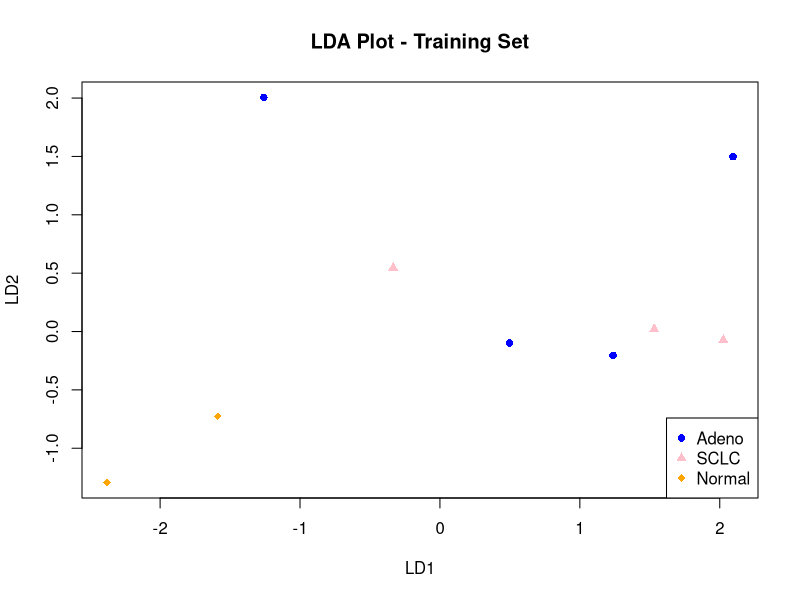
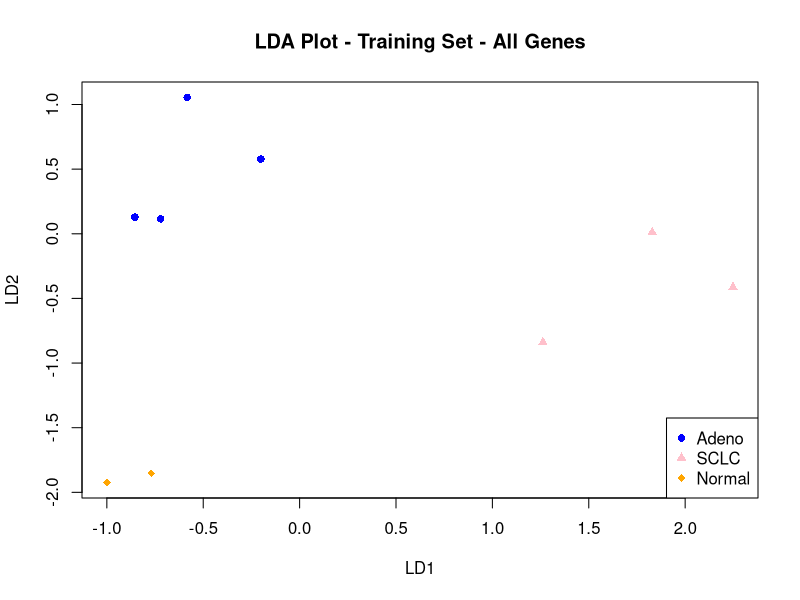

These figures' R source, in order:
# Import data
dat <- read.table("lung_cancer.txt", header = T, row.names = 1)


# Load MASS Library and bind class names
library(MASS)
names <- colnames(dat)
dat <- data.frame(names, t(dat))
print(dim(dat))


# Create 2 different data sets
training <- rbind(dat[1:6, ], dat[11:16, ], dat[20:22, ])
test <- dat[ !(rownames(dat) %in% rownames(training)), ]
newtest.names <- test$names
test.names <- factor(gsub('[[:digit:]]+', '', newtest.names))
test$names <- NULL


# Run a classifier
newtraining.names <- training$names
train.names <- factor(gsub('[[:digit:]]+', '', newtraining.names))
training$names <- NULL
train.lda.2 <- lda(train.names ~ ., data = training[, c(1, 2)])
train.pred.2.out <- predict(train.lda.2, test[, c(1, 2)])
print(table(train.pred.2.out$class, test.names))


# Plot discriminant functions (first 2)
plot(range(train.pred.2.out$x[, 1]), range(train.pred.2.out$x[, 2]), type = "n", xlab = "LD1",ylab = "LD2", main = "LDA Plot - Training Set",)
points(train.pred.2.out$x, col = c(rep("Blue", 4), rep("Pink", 3), rep("Orange", 2)), pch = c(rep(16, 4), rep(17, 3), rep(18, 2)))
legend("bottomright", c("Adeno", "SCLC", "Normal"), col = c("Blue", "Pink", "Orange"), pch = c(16:18))


# Repeat with all
train.lda <- lda(train.names ~ ., data = training)
train.out <- predict(train.lda, test)
table(train.out$class, test.names)

plot(range(train.out$x[, 1]), range(train.out$x[, 2]), type = "n", xlab = "LD1", ylab = "LD2", main = "LDA Plot - Training Set - All Genes",)
points(train.out$x, col = c(rep("Blue", 4), rep("Pink", 3), rep("Orange", 2)), pch = c(rep(16, 4), rep(17, 3), rep(18, 2)))
legend("bottomright", c("Adeno", "SCLC", "Normal"), col = c("Blue", "Pink", "Orange"), pch = c(16:18))
